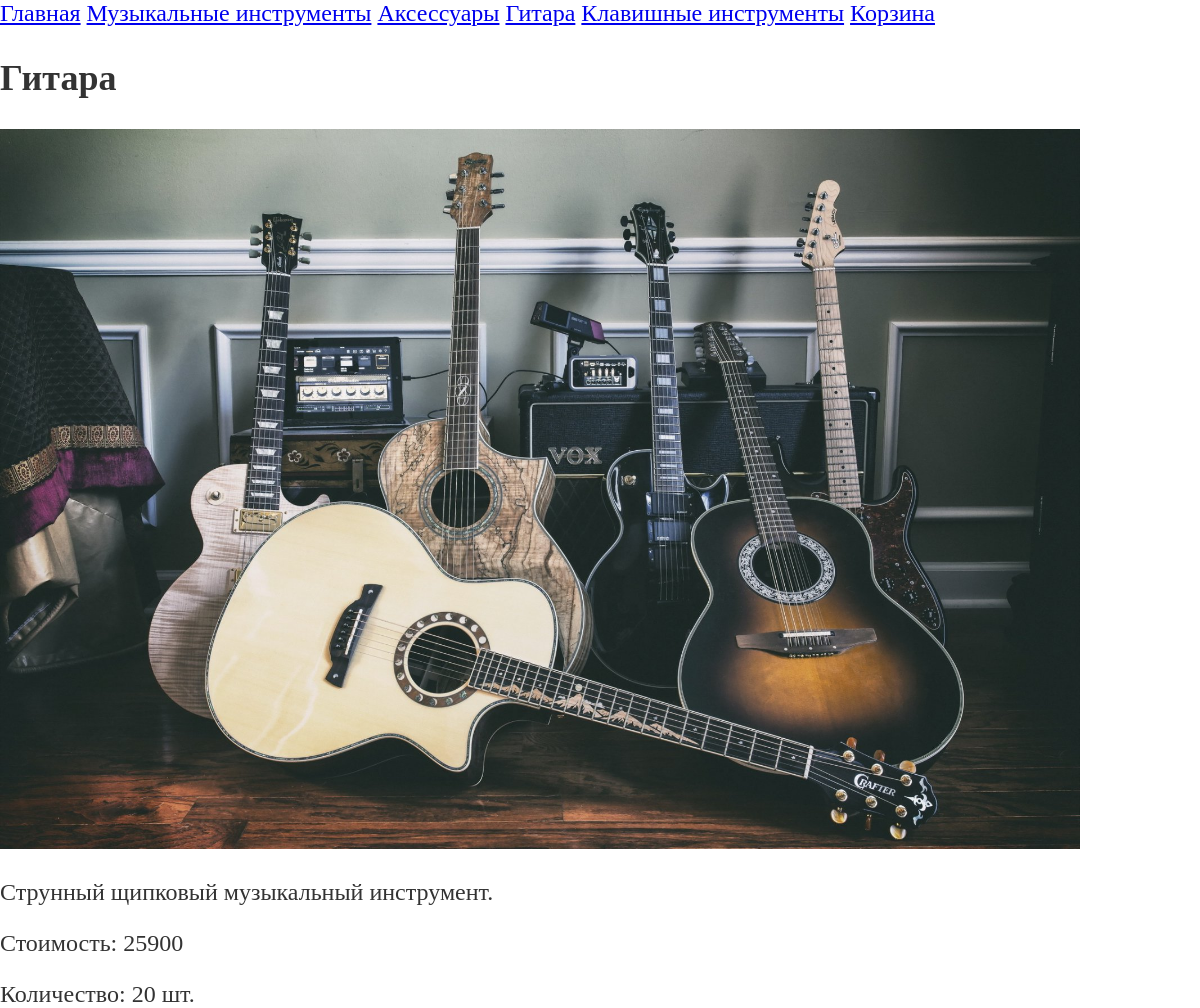
Screenshot of /good?id=1 with the database file from the repository.
### tables this page shows
CREATE TABLE IF NOT EXISTS good (
id_good INT NOT NULL AUTO_INCREMENT PRIMARY KEY,
name_good VARCHAR(50) NOT NULL,
discripton VARCHAR(255) NOT NULL,
quantity INT NOT NULL,
price FLOAT NOT NULL,
pic VARCHAR(255) DEFAULT 'goods.png'
);

CREATE TABLE IF NOT EXISTS category (
id_cat INT NOT NULL AUTO_INCREMENT PRIMARY KEY,
name_cat VARCHAR(100) NOT NULL
);

### settings/routes.php (called while the page is built)
<?php
return [
    [
        'path' => '/',
        'method' => 'GET',
        'controller' => 'Goods\Controllers\IndexController::index'
    ],
    [
        'path' => '/category',
        'method' => 'GET',
        'controller' => 'Goods\Controllers\GoodController::showCategory'
    ],
    [
        'path' => '/good',
        'method' => 'GET',
        'controller' => 'Goods\Controllers\GoodController::showGood'
    ],
    [
        'path' => '/busket',
        'method' => 'GET',
        'controller' => 'Goods\Controllers\GoodController::showBusket'
    ],
    [
        'path' => '/',
        'method' => 'POST',
        'controller' => 'Goods\Controllers\GoodController::addToBusket'
    ]
];

### src/Controller.php (called while the page is built, shortened)
<?php
abstract class Controller
{
    protected function getTemplate($file, array $data = []){
        extract($data);
        require_once '../templates/' . $file;
        $page = ob_get_contents();
        return $page;
    }
}

### public/index.php (called while the page is built, shortened)
<?php
\Goods\Router::start();

### src/Db/GoodDb.php (called while the page is built, shortened)
<?php
class GoodDb
{
    private $connection;
    public function __construct(){
        $this->connection = DBConnection::getInstance()->getConnection();
    }
    public function getCategories(){
        $sql = "SELECT id_cat, name_cat FROM category;";
        $statement = $this->connection->prepare($sql);
        $statement->execute();
        return $statement->fetchAll(PDO::FETCH_ASSOC);
    }
    public function getGoodById($id){
        $sql = "SELECT id_good, name_good, discripton, quantity, price, pic FROM good WHERE id_good = ?";
        $statement = $this->connection->prepare($sql);
        $statement->execute([$id]);
        return $statement->fetch(PDO::FETCH_ASSOC);
    }
}

### settings/db.php (called while the page is built)
<?php
return [
    'server' => 'localhost',
    'port' => '3306',
    'username' => 'Nastya',
    'pwd' => 'Nastya',
    'db_name' => 'mysql_task1'
];

### src/DBConnection.php (called while the page is built, shortened)
<?php
class DBConnection {
    private static $instance;
    private $connection;
    private function __construct($settings = 'settings.php')
    {
        $data = require_once '../settings/' . $settings;
        $server = $data['server'];
        $port = $data['port'];
        $username = $data['username'];
        $pwd = $data['pwd'];
        $db_name = $data['db_name'];
        $options = [
            PDO::ATTR_ERRMODE => PDO::ERRMODE_EXCEPTION
        ];
        $this->connection = new PDO("mysql:host=$server;port=$port;dbname=$db_name", $username, $pwd, $options);
    }
    public static function getInstance($settings = 'db.php'){
        if (self::$instance == null) self::$instance = new DbConnection($settings);
        return self::$instance;
    }
    public function getConnection(){
        return $this->connection;
    }
}

### templates/good.php (the view, shortened to what this page needs)
<!doctype html>
<html lang="ru">
<head>
    <link rel="stylesheet" href="/build/css/main.css">
</head>
<body>
    <header>
        <nav>
            <a href="/">Главная</a>
            <?php foreach($categories as $cat): ?>
                <a href="/category?id=<?php echo $cat['id_cat']; ?>"><?= $cat['name_cat'] ?></a>
            <?php endforeach; ?>
            <a href="/busket">Корзина</a>
        </nav>
    </header>
         <h2><?= $good['name_good'] ?></h2>
            <div>
                <img src="/image/<?= $good['pic'] ?>">
            </div>
            <p><?= $good['discripton'] ?></p>
            <p>Стоимость: <?= $good['price'] ?></p>
            <?php if($good['quantity']>0): ?>
                <span>Количество: <?= $good['quantity'] ?> шт.</span>
            <?php else: ?>
                <span>Товара нет в наличии.</span>
            <?php endif; ?>
</body>
</html>

### src/Router.php (shortened to what this page needs)
<?php
class Router
{
    public static function start($routes = 'routes.php') {
        $method = $_SERVER['REQUEST_METHOD'];
        $uri = explode('?', $_SERVER['REQUEST_URI'])[0];
        $routes = require_once '../settings/routes.php';
        foreach ($routes as $route){
            if ($route['path'] === $uri && $route['method'] === $method) {
                $action = explode("::", $route['controller'])[1];
                $obj = new $controller();
                if (isset($_GET['id'])) {
                    $id = $_GET['id'];
                    $obj->$action($id);
                    return;
                } else {
                    $obj->$action();
                    return;
                }
            }
        }
    }
}

### public/build/css/main.css (style rules this page uses)
body { color:#333;font-size:1.5rem;margin:0 }
img { height:auto;width:90% }

### rows the page displays
good: name_good "Гитара", pic (picture), discripton "Струнный щипковый музыкальный инструмент.", price "25900", quantity "20"
category: name_cat "Музыкальные инструменты"
category: name_cat "Аксессуары"
category: name_cat "Гитара"
category: name_cat "Клавишные инструменты"
